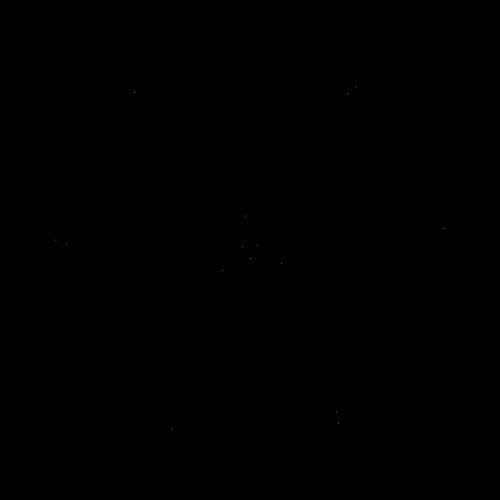
Frame 1 (no input)
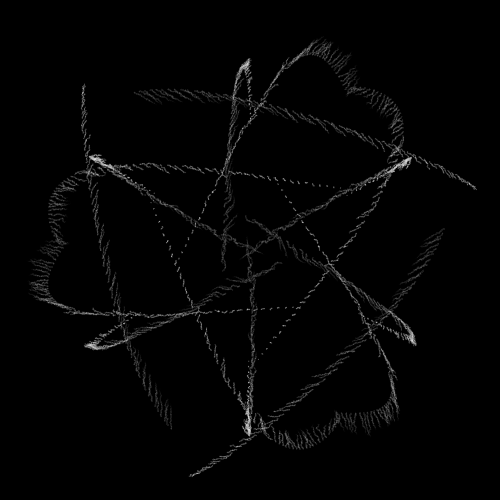
Frame 60 (no input)
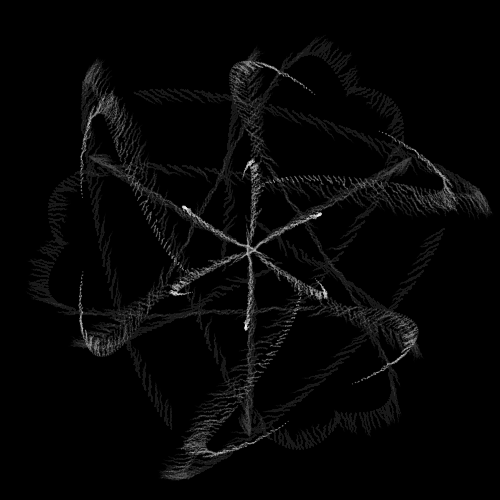
Frame 120 (the mouse pressed at the canvas centre since frame 60)

The p5.js sketch that drew these frames (run headless with seeded random() and noise() and a simulated clock; from frame 60 on, the mouse is pressed at the canvas centre):

// p5.js sketch
// ── sketch.js
let agents, lifeSpan, stepSize, agentSize, noiseScale, bristleCount, brushSize, slices

function setup() {
  createCanvas(500, 500)

  agents = []
  agentSize = 1
  lifeSpan = 50
  bristleCount = 10
  brushSize = 20

  slices = 3

  noiseScale = random(0.001, 0.05)
  stepSize = random(0.1, 1)

  background(0)

  noStroke()
}


function draw() {
  background(0, 5)
  translate(width / 2, height / 2)
  update()

  // if (mouseIsPressed) {
  //   for(let j = 0; j < bristleCount; j += 1) {
  //     agents.push({
  //       x: (mouseX -  width / 2  ) + random(-brushSize, brushSize),
  //       y: (mouseY -  height / 2 ) + random(-brushSize, brushSize),
  //       age: 0
  //     })
  //   }
  // }

  rotate(frameCount * 0.001)
  for(let i = 0; i < 5; i += 1) {
    agents.push({
      x: sin(frameCount * 0.01) + cos(i + frameCount * 0.02) * sin(i + frameCount * 0.001) * 200,
      y: cos(frameCount * 0.01) * sin(i + frameCount * 0.04) * cos(frameCount * 0.002) * 200,
      age: 0
    })
  }

  for(let i = 0; i < agents.length; i += 1) {
    fill(255, map(agents[i].age, 0, lifeSpan, 100, 0))
    push()
    for(let r = 0; r < slices; r += 1) {
      rotate(radians(360 / slices))
      rect(agents[i].x, agents[i].y, agentSize, agentSize)
    }
    pop()
  }

  for(let i = agents.length - 1; i >= 0; i -= 1) {
    if(agents[i].age > lifeSpan) {
      agents.splice(i, 1)
    }
  }
}

function update() {
  for(let i = 0; i < agents.length; i += 1) {
    noiseScale = random(0.001, 0.15)
    stepSize = random(0.1, 1)
    let angle = noise(agents[i].x * noiseScale, agents[i].y * noiseScale) * TWO_PI

    agents[i].x += sin(angle) * stepSize
    agents[i].y += cos(angle) * stepSize
    agents[i].age += 1
  }
}
